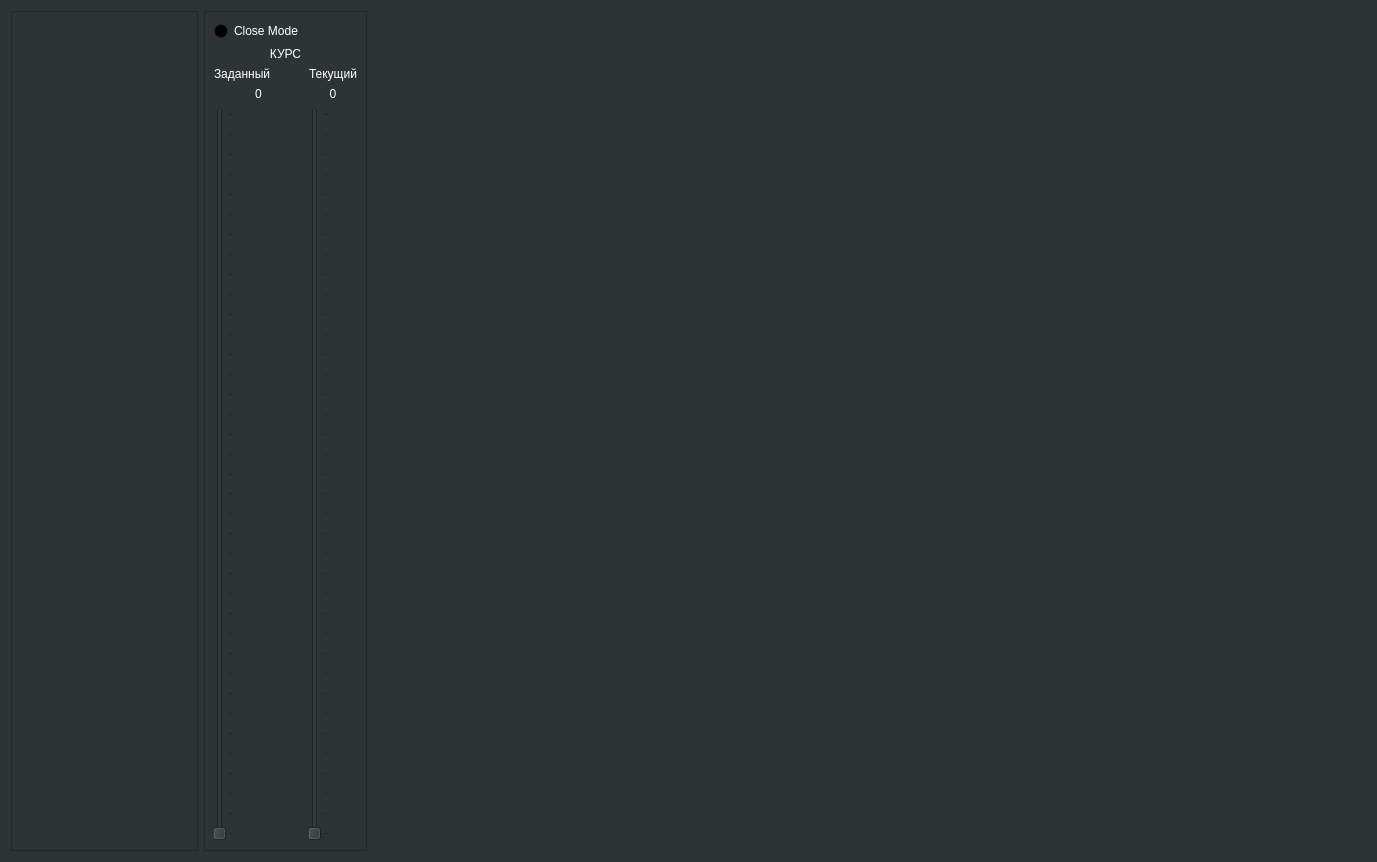
<?xml version="1.0" encoding="UTF-8"?>
<ui version="4.0">
 <class>CompassForm</class>
 <widget class="QWidget" name="CompassForm">
  <property name="geometry">
   <rect>
    <x>0</x>
    <y>0</y>
    <width>1377</width>
    <height>862</height>
   </rect>
  </property>
  <property name="palette">
   <palette>
    <active>
     <colorrole role="WindowText">
      <brush brushstyle="SolidPattern">
       <color alpha="255">
        <red>255</red>
        <green>255</green>
        <blue>255</blue>
       </color>
      </brush>
     </colorrole>
     <colorrole role="Button">
      <brush brushstyle="SolidPattern">
       <color alpha="255">
        <red>46</red>
        <green>52</green>
        <blue>54</blue>
       </color>
      </brush>
     </colorrole>
     <colorrole role="Light">
      <brush brushstyle="SolidPattern">
       <color alpha="255">
        <red>69</red>
        <green>78</green>
        <blue>81</blue>
       </color>
      </brush>
     </colorrole>
     <colorrole role="Midlight">
      <brush brushstyle="SolidPattern">
       <color alpha="255">
        <red>57</red>
        <green>65</green>
        <blue>67</blue>
       </color>
      </brush>
     </colorrole>
     <colorrole role="Dark">
      <brush brushstyle="SolidPattern">
       <color alpha="255">
        <red>23</red>
        <green>26</green>
        <blue>27</blue>
       </color>
      </brush>
     </colorrole>
     <colorrole role="Mid">
      <brush brushstyle="SolidPattern">
       <color alpha="255">
        <red>30</red>
        <green>34</green>
        <blue>36</blue>
       </color>
      </brush>
     </colorrole>
     <colorrole role="Text">
      <brush brushstyle="SolidPattern">
       <color alpha="255">
        <red>255</red>
        <green>255</green>
        <blue>255</blue>
       </color>
      </brush>
     </colorrole>
     <colorrole role="BrightText">
      <brush brushstyle="SolidPattern">
       <color alpha="255">
        <red>255</red>
        <green>255</green>
        <blue>255</blue>
       </color>
      </brush>
     </colorrole>
     <colorrole role="ButtonText">
      <brush brushstyle="SolidPattern">
       <color alpha="255">
        <red>255</red>
        <green>255</green>
        <blue>255</blue>
       </color>
      </brush>
     </colorrole>
     <colorrole role="Base">
      <brush brushstyle="SolidPattern">
       <color alpha="255">
        <red>0</red>
        <green>0</green>
        <blue>0</blue>
       </color>
      </brush>
     </colorrole>
     <colorrole role="Window">
      <brush brushstyle="SolidPattern">
       <color alpha="255">
        <red>46</red>
        <green>52</green>
        <blue>54</blue>
       </color>
      </brush>
     </colorrole>
     <colorrole role="Shadow">
      <brush brushstyle="SolidPattern">
       <color alpha="255">
        <red>0</red>
        <green>0</green>
        <blue>0</blue>
       </color>
      </brush>
     </colorrole>
     <colorrole role="AlternateBase">
      <brush brushstyle="SolidPattern">
       <color alpha="255">
        <red>23</red>
        <green>26</green>
        <blue>27</blue>
       </color>
      </brush>
     </colorrole>
     <colorrole role="ToolTipBase">
      <brush brushstyle="SolidPattern">
       <color alpha="255">
        <red>255</red>
        <green>255</green>
        <blue>220</blue>
       </color>
      </brush>
     </colorrole>
     <colorrole role="ToolTipText">
      <brush brushstyle="SolidPattern">
       <color alpha="255">
        <red>0</red>
        <green>0</green>
        <blue>0</blue>
       </color>
      </brush>
     </colorrole>
     <colorrole role="PlaceholderText">
      <brush brushstyle="SolidPattern">
       <color alpha="128">
        <red>255</red>
        <green>255</green>
        <blue>255</blue>
       </color>
      </brush>
     </colorrole>
    </active>
    <inactive>
     <colorrole role="WindowText">
      <brush brushstyle="SolidPattern">
       <color alpha="255">
        <red>255</red>
        <green>255</green>
        <blue>255</blue>
       </color>
      </brush>
     </colorrole>
     <colorrole role="Button">
      <brush brushstyle="SolidPattern">
       <color alpha="255">
        <red>46</red>
        <green>52</green>
        <blue>54</blue>
       </color>
      </brush>
     </colorrole>
     <colorrole role="Light">
      <brush brushstyle="SolidPattern">
       <color alpha="255">
        <red>69</red>
        <green>78</green>
        <blue>81</blue>
       </color>
      </brush>
     </colorrole>
     <colorrole role="Midlight">
      <brush brushstyle="SolidPattern">
       <color alpha="255">
        <red>57</red>
        <green>65</green>
        <blue>67</blue>
       </color>
      </brush>
     </colorrole>
     <colorrole role="Dark">
      <brush brushstyle="SolidPattern">
       <color alpha="255">
        <red>23</red>
        <green>26</green>
        <blue>27</blue>
       </color>
      </brush>
     </colorrole>
     <colorrole role="Mid">
      <brush brushstyle="SolidPattern">
       <color alpha="255">
        <red>30</red>
        <green>34</green>
        <blue>36</blue>
       </color>
      </brush>
     </colorrole>
     <colorrole role="Text">
      <brush brushstyle="SolidPattern">
       <color alpha="255">
        <red>255</red>
        <green>255</green>
        <blue>255</blue>
       </color>
      </brush>
     </colorrole>
     <colorrole role="BrightText">
      <brush brushstyle="SolidPattern">
       <color alpha="255">
        <red>255</red>
        <green>255</green>
        <blue>255</blue>
       </color>
      </brush>
     </colorrole>
     <colorrole role="ButtonText">
      <brush brushstyle="SolidPattern">
       <color alpha="255">
        <red>255</red>
        <green>255</green>
        <blue>255</blue>
       </color>
      </brush>
     </colorrole>
     <colorrole role="Base">
      <brush brushstyle="SolidPattern">
       <color alpha="255">
        <red>0</red>
        <green>0</green>
        <blue>0</blue>
       </color>
      </brush>
     </colorrole>
     <colorrole role="Window">
      <brush brushstyle="SolidPattern">
       <color alpha="255">
        <red>46</red>
        <green>52</green>
        <blue>54</blue>
       </color>
      </brush>
     </colorrole>
     <colorrole role="Shadow">
      <brush brushstyle="SolidPattern">
       <color alpha="255">
        <red>0</red>
        <green>0</green>
        <blue>0</blue>
       </color>
      </brush>
     </colorrole>
     <colorrole role="AlternateBase">
      <brush brushstyle="SolidPattern">
       <color alpha="255">
        <red>23</red>
        <green>26</green>
        <blue>27</blue>
       </color>
      </brush>
     </colorrole>
     <colorrole role="ToolTipBase">
      <brush brushstyle="SolidPattern">
       <color alpha="255">
        <red>255</red>
        <green>255</green>
        <blue>220</blue>
       </color>
      </brush>
     </colorrole>
     <colorrole role="ToolTipText">
      <brush brushstyle="SolidPattern">
       <color alpha="255">
        <red>0</red>
        <green>0</green>
        <blue>0</blue>
       </color>
      </brush>
     </colorrole>
     <colorrole role="PlaceholderText">
      <brush brushstyle="SolidPattern">
       <color alpha="128">
        <red>255</red>
        <green>255</green>
        <blue>255</blue>
       </color>
      </brush>
     </colorrole>
    </inactive>
    <disabled>
     <colorrole role="WindowText">
      <brush brushstyle="SolidPattern">
       <color alpha="255">
        <red>23</red>
        <green>26</green>
        <blue>27</blue>
       </color>
      </brush>
     </colorrole>
     <colorrole role="Button">
      <brush brushstyle="SolidPattern">
       <color alpha="255">
        <red>46</red>
        <green>52</green>
        <blue>54</blue>
       </color>
      </brush>
     </colorrole>
     <colorrole role="Light">
      <brush brushstyle="SolidPattern">
       <color alpha="255">
        <red>69</red>
        <green>78</green>
        <blue>81</blue>
       </color>
      </brush>
     </colorrole>
     <colorrole role="Midlight">
      <brush brushstyle="SolidPattern">
       <color alpha="255">
        <red>57</red>
        <green>65</green>
        <blue>67</blue>
       </color>
      </brush>
     </colorrole>
     <colorrole role="Dark">
      <brush brushstyle="SolidPattern">
       <color alpha="255">
        <red>23</red>
        <green>26</green>
        <blue>27</blue>
       </color>
      </brush>
     </colorrole>
     <colorrole role="Mid">
      <brush brushstyle="SolidPattern">
       <color alpha="255">
        <red>30</red>
        <green>34</green>
        <blue>36</blue>
       </color>
      </brush>
     </colorrole>
     <colorrole role="Text">
      <brush brushstyle="SolidPattern">
       <color alpha="255">
        <red>23</red>
        <green>26</green>
        <blue>27</blue>
       </color>
      </brush>
     </colorrole>
     <colorrole role="BrightText">
      <brush brushstyle="SolidPattern">
       <color alpha="255">
        <red>255</red>
        <green>255</green>
        <blue>255</blue>
       </color>
      </brush>
     </colorrole>
     <colorrole role="ButtonText">
      <brush brushstyle="SolidPattern">
       <color alpha="255">
        <red>23</red>
        <green>26</green>
        <blue>27</blue>
       </color>
      </brush>
     </colorrole>
     <colorrole role="Base">
      <brush brushstyle="SolidPattern">
       <color alpha="255">
        <red>46</red>
        <green>52</green>
        <blue>54</blue>
       </color>
      </brush>
     </colorrole>
     <colorrole role="Window">
      <brush brushstyle="SolidPattern">
       <color alpha="255">
        <red>46</red>
        <green>52</green>
        <blue>54</blue>
       </color>
      </brush>
     </colorrole>
     <colorrole role="Shadow">
      <brush brushstyle="SolidPattern">
       <color alpha="255">
        <red>0</red>
        <green>0</green>
        <blue>0</blue>
       </color>
      </brush>
     </colorrole>
     <colorrole role="AlternateBase">
      <brush brushstyle="SolidPattern">
       <color alpha="255">
        <red>46</red>
        <green>52</green>
        <blue>54</blue>
       </color>
      </brush>
     </colorrole>
     <colorrole role="ToolTipBase">
      <brush brushstyle="SolidPattern">
       <color alpha="255">
        <red>255</red>
        <green>255</green>
        <blue>220</blue>
       </color>
      </brush>
     </colorrole>
     <colorrole role="ToolTipText">
      <brush brushstyle="SolidPattern">
       <color alpha="255">
        <red>0</red>
        <green>0</green>
        <blue>0</blue>
       </color>
      </brush>
     </colorrole>
     <colorrole role="PlaceholderText">
      <brush brushstyle="SolidPattern">
       <color alpha="128">
        <red>255</red>
        <green>255</green>
        <blue>255</blue>
       </color>
      </brush>
     </colorrole>
    </disabled>
   </palette>
  </property>
  <property name="windowTitle">
   <string>Form</string>
  </property>
  <layout class="QHBoxLayout" name="horizontalLayout" stretch="3,1,3,0">
   <item>
    <widget class="PicFrame" name="picFrame">
     <property name="sizePolicy">
      <sizepolicy hsizetype="Preferred" vsizetype="Preferred">
       <horstretch>0</horstretch>
       <verstretch>0</verstretch>
      </sizepolicy>
     </property>
     <property name="frameShape">
      <enum>QFrame::StyledPanel</enum>
     </property>
     <property name="frameShadow">
      <enum>QFrame::Raised</enum>
     </property>
    </widget>
   </item>
   <item>
    <widget class="QFrame" name="frameSetYaw">
     <property name="sizePolicy">
      <sizepolicy hsizetype="Maximum" vsizetype="Preferred">
       <horstretch>0</horstretch>
       <verstretch>0</verstretch>
      </sizepolicy>
     </property>
     <property name="frameShape">
      <enum>QFrame::StyledPanel</enum>
     </property>
     <layout class="QGridLayout" name="gridLayout">
      <item row="4" column="0">
       <widget class="QLabel" name="lblSetYaw">
        <property name="text">
         <string>Заданный</string>
        </property>
       </widget>
      </item>
      <item row="7" column="1">
       <widget class="QSlider" name="sldYawCurrent">
        <property name="sizePolicy">
         <sizepolicy hsizetype="Maximum" vsizetype="Expanding">
          <horstretch>0</horstretch>
          <verstretch>0</verstretch>
         </sizepolicy>
        </property>
        <property name="maximum">
         <number>360</number>
        </property>
        <property name="orientation">
         <enum>Qt::Vertical</enum>
        </property>
        <property name="tickPosition">
         <enum>QSlider::TicksBelow</enum>
        </property>
       </widget>
      </item>
      <item row="5" column="1">
       <widget class="QLabel" name="lblYawCurrentValue">
        <property name="text">
         <string>0</string>
        </property>
        <property name="alignment">
         <set>Qt::AlignCenter</set>
        </property>
       </widget>
      </item>
      <item row="4" column="1">
       <widget class="QLabel" name="lblCurrentYaw">
        <property name="text">
         <string>Текущий</string>
        </property>
       </widget>
      </item>
      <item row="5" column="0">
       <widget class="QLabel" name="lblSetYawValue">
        <property name="text">
         <string>0</string>
        </property>
        <property name="alignment">
         <set>Qt::AlignCenter</set>
        </property>
       </widget>
      </item>
      <item row="2" column="0" colspan="2">
       <widget class="QLabel" name="label">
        <property name="text">
         <string>КУРС</string>
        </property>
        <property name="alignment">
         <set>Qt::AlignCenter</set>
        </property>
       </widget>
      </item>
      <item row="7" column="0">
       <widget class="QSlider" name="sldYawSet">
        <property name="sizePolicy">
         <sizepolicy hsizetype="Maximum" vsizetype="Expanding">
          <horstretch>0</horstretch>
          <verstretch>0</verstretch>
         </sizepolicy>
        </property>
        <property name="maximum">
         <number>360</number>
        </property>
        <property name="tracking">
         <bool>true</bool>
        </property>
        <property name="orientation">
         <enum>Qt::Vertical</enum>
        </property>
        <property name="invertedAppearance">
         <bool>false</bool>
        </property>
        <property name="tickPosition">
         <enum>QSlider::TicksBelow</enum>
        </property>
       </widget>
      </item>
      <item row="1" column="0">
       <widget class="QRadioButton" name="rbCloseMode">
        <property name="text">
         <string>Close Mode</string>
        </property>
       </widget>
      </item>
     </layout>
    </widget>
   </item>
   <item>
    <widget class="CompassWidget" name="widget" native="true">
     <property name="sizePolicy">
      <sizepolicy hsizetype="Preferred" vsizetype="Preferred">
       <horstretch>0</horstretch>
       <verstretch>0</verstretch>
      </sizepolicy>
     </property>
    </widget>
   </item>
   <item>
    <widget class="ChartForm" name="timeChart" native="true">
     <property name="enabled">
      <bool>true</bool>
     </property>
     <property name="sizePolicy">
      <sizepolicy hsizetype="Fixed" vsizetype="Fixed">
       <horstretch>0</horstretch>
       <verstretch>0</verstretch>
      </sizepolicy>
     </property>
     <property name="minimumSize">
      <size>
       <width>800</width>
       <height>800</height>
      </size>
     </property>
     <property name="baseSize">
      <size>
       <width>500</width>
       <height>500</height>
      </size>
     </property>
    </widget>
   </item>
  </layout>
 </widget>
 <customwidgets>
  <customwidget>
   <class>ChartForm</class>
   <extends>QWidget</extends>
   <header>chartform.h</header>
   <container>1</container>
  </customwidget>
  <customwidget>
   <class>PicFrame</class>
   <extends>QFrame</extends>
   <header>picframe.h</header>
   <container>1</container>
  </customwidget>
  <customwidget>
   <class>CompassWidget</class>
   <extends>QWidget</extends>
   <header>compasswidget.h</header>
   <container>1</container>
  </customwidget>
 </customwidgets>
 <resources/>
 <connections/>
</ui>
